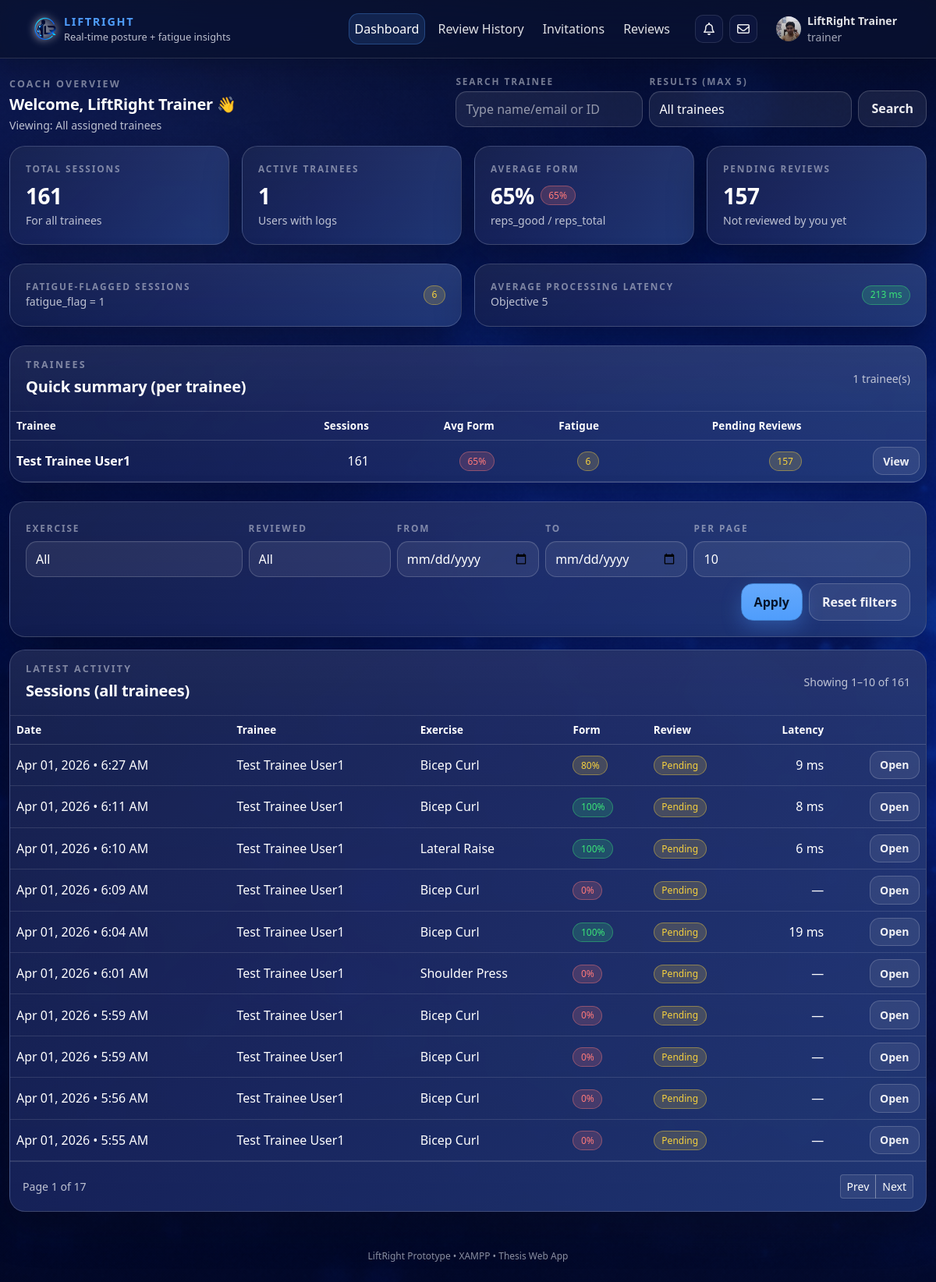
The app's page /web/coach/dashboard.php (signed in) with its own data.
### tables this page shows
CREATE TABLE `users` (
  `user_id` int NOT NULL,
  `full_name` varchar(120) NOT NULL,
  `email` varchar(190) NOT NULL,
  `password_hash` varchar(255) NOT NULL,
  `role` enum('user','trainer','admin') NOT NULL DEFAULT 'user',
  `age` int DEFAULT NULL,
  `birthdate` date DEFAULT NULL,
  `gender` enum('male','female','other','prefer_not_to_say') DEFAULT NULL,
  `bio` text,
  `profile_photo` varchar(255) DEFAULT NULL,
  `qualification` varchar(190) DEFAULT NULL,
  `years_experience` tinyint UNSIGNED DEFAULT NULL,
  `specializations` json DEFAULT NULL,
  `accepting_trainees` tinyint(1) NOT NULL DEFAULT '1',
  `created_at` timestamp NOT NULL DEFAULT CURRENT_TIMESTAMP,
  `last_login` timestamp NULL DEFAULT NULL,
  `trainer_id` int DEFAULT NULL,
  `account_status` enum('pending','approved','rejected','suspended') NOT NULL DEFAULT 'pending',
  `twofa_enabled` tinyint(1) NOT NULL DEFAULT '1',
  `failed_login_attempts` int NOT NULL DEFAULT '0',
  `lock_until` datetime DEFAULT NULL,
  `last_failed_login` timestamp NULL DEFAULT NULL,
  `email_verified_at` datetime DEFAULT NULL,
  `theme` varchar(30) NOT NULL DEFAULT 'default'
);

CREATE TABLE `training_logs` (
  `log_id` bigint NOT NULL,
  `user_id` int NOT NULL,
  `exercise_type` enum('bicep_curl','shoulder_press','lateral_raise') NOT NULL,
  `source_type` enum('upload','webcam') NOT NULL DEFAULT 'upload',
  `video_path` varchar(255) DEFAULT NULL,
  `result_json_path` varchar(255) DEFAULT NULL,
  `reps_total` int NOT NULL DEFAULT '0',
  `reps_good` int NOT NULL DEFAULT '0',
  `reps_bad` int NOT NULL DEFAULT '0',
  `form_error_count` int NOT NULL DEFAULT '0',
  `fatigue_flag` tinyint(1) NOT NULL DEFAULT '0',
  `started_at` timestamp NULL DEFAULT NULL,
  `finished_at` timestamp NULL DEFAULT NULL,
  `processing_ms` int DEFAULT NULL,
  `created_at` timestamp NOT NULL DEFAULT CURRENT_TIMESTAMP
);

### web/coach/dashboard.php (the view, shortened to what the rows shown need)
<?php
require_once __DIR__ . '/../config/config.php';
$trainer_id = (int)($_SESSION['user_id'] ?? 0);
function formatExercise(string $ex): string {
  return match($ex) {
    'shoulder_press' => 'Shoulder Press',
    'bicep_curl'     => 'Bicep Curl',
    'lateral_raise'  => 'Lateral Raise',
    default          => ucwords(str_replace('_',' ', $ex)),
  };
}
function formPct(int $good, int $total): int {
  return ($total > 0) ? (int)round(($good / $total) * 100) : 0;
}
function formBadge(int $pct): string {
  if ($pct >= 85) return 'lr-badge lr-badge-good';
  if ($pct >= 70) return 'lr-badge lr-badge-warning';
  return 'lr-badge lr-badge-danger';
}
function reviewedBadge(bool $reviewed): string {
  return $reviewed ? 'lr-badge lr-badge-good' : 'lr-badge lr-badge-warning';
}
$selected_trainee_id = isset($_GET['trainee_id']) ? (int)$_GET['trainee_id'] : 0;
$trainee_summary = [];
if ($selected_trainee_id === 0) {
  $stmt = $mysqli->prepare("
    SELECT
      u.user_id,
      u.full_name,
      COUNT(tl.log_id) AS sessions,
      SUM(tl.reps_good) AS sum_good,
      SUM(tl.reps_total) AS sum_total,
      SUM(CASE WHEN tl.fatigue_flag = 1 THEN 1 ELSE 0 END) AS fatigue_sessions,
      SUM(CASE WHEN er.review_id IS NULL AND tl.log_id IS NOT NULL THEN 1 ELSE 0 END) AS pending_reviews
    FROM users u
    LEFT JOIN training_logs tl ON tl.user_id = u.user_id
    LEFT JOIN expert_reviews er
      ON er.log_id = tl.log_id AND er.trainer_id = ?
    WHERE u.role = 'user'
      AND u.trainer_id = ?
    GROUP BY u.user_id, u.full_name
    ORDER BY u.full_name ASC
  ");
  $stmt->bind_param("ii", $trainer_id, $trainer_id);
  $stmt->execute();
  $res = $stmt->get_result();
  while ($r = $res->fetch_assoc()) $trainee_summary[] = $r;
}
$s_page = (int)($_GET['s_page'] ?? 1);
$s_per_page = (int)($_GET['s_per_page'] ?? 10);
$where = [];
$types = "";
$params = [];
$where[] = "u.trainer_id = ?";
$types .= "i";
$params[] = $trainer_id;
$reviewExistsSql = "
  EXISTS(
    SELECT 1 FROM expert_reviews er
    WHERE er.log_id = tl.log_id
      AND er.trainer_id = " . (int)$trainer_id . "
    LIMIT 1
  )
";
$whereSql = $where ? ("WHERE " . implode(" AND ", $where)) : "";
$s_offset = ($s_page - 1) * $s_per_page;
$recent = [];
$dataSql = "
  SELECT
    tl.log_id,
    tl.created_at,
    tl.exercise_type,
    tl.reps_total,
    tl.reps_good,
    tl.processing_ms,
    u.full_name AS trainee_name,
    $reviewExistsSql AS is_reviewed
  FROM training_logs tl
  JOIN users u ON u.user_id = tl.user_id
  $whereSql
  ORDER BY tl.created_at DESC
  LIMIT ? OFFSET ?
";
$types2 = $types . "ii";
$params2 = $params;
$params2[] = $s_per_page;
$params2[] = $s_offset;
$stmt = $mysqli->prepare($dataSql);
$stmt->bind_param($types2, ...$params2);
$stmt->execute();
$res = $stmt->get_result();
while ($r = $res->fetch_assoc()) $recent[] = $r;
function build_query(array $overrides = []): string {
  $q = $_GET;
  foreach ($overrides as $k => $v) {
    if ($v === null) unset($q[$k]);
    else $q[$k] = $v;
  }
  return http_build_query($q);
}
require __DIR__ . '/../includes/head.php';
?>
<body>
<?php require __DIR__ . '/../includes/navbar.php'; ?>
<div class="lr-page-wrapper">
  <div class="container lr-main-container py-4">
    <div class="row mb-3 align-items-center">
      <div class="col-md-7">
        <h1 class="lr-section-heading mb-1">Welcome, <?= h($full_name) ?> 👋</h1>
      </div>
    </div>
    <?php if ($selected_trainee_id === 0 && $trainee_summary): ?>
      <div class="lr-card mb-4">
        <div class="lr-card-body p-0">
          <div class="table-responsive">
            <table class="table table-hover align-middle mb-0 table-lr-dark">
              <thead>
                <tr>
                  <th>Trainee</th>
                  <th class="text-end">Sessions</th>
                  <th class="text-end">Avg Form</th>
                  <th class="text-end">Fatigue</th>
                  <th class="text-end">Pending Reviews</th>
                  <th class="text-end"></th>
                </tr>
              </thead>
              <tbody>
                <?php foreach ($trainee_summary as $t): ?>
                  <?php
                    $sum_total = (int)($t['sum_total'] ?? 0);
                    $sum_good  = (int)($t['sum_good'] ?? 0);
                    $avg = ($sum_total > 0) ? (int)round(($sum_good / $sum_total) * 100) : 0;
                    $p = (int)($t['pending_reviews'] ?? 0);
                  ?>
                  <tr>
                    <td class="fw-semibold"><?= h((string)$t['full_name']) ?></td>
                    <td class="text-end"><?= (int)($t['sessions'] ?? 0) ?></td>
                    <td class="text-end"><span class="<?= h(formBadge($avg)) ?>"><?= (int)$avg ?>%</span></td>
                    <td class="text-end"><span class="lr-badge lr-badge-warning"><?= (int)($t['fatigue_sessions'] ?? 0) ?></span></td>
                    <td class="text-end">
                      <span class="<?= $p > 0 ? 'lr-badge lr-badge-warning' : 'lr-badge lr-badge-good' ?>"><?= $p ?></span>
                    </td>
                    <td class="text-end">
                      <a class="btn btn-sm btn-outline-light"
                         href="<?= $BASE_URL ?>/coach/dashboard.php?<?= h(build_query(['trainee_id'=>(int)$t['user_id'], 'trainee_q'=>(string)$t['full_name'], 's_page'=>1])) ?>">
                        View
                      </a>
                    </td>
                  </tr>
                <?php endforeach; ?>
              </tbody>
            </table>
          </div>
        </div>
      </div>
    <?php endif; ?>
    <div class="lr-card">
      <div class="lr-card-body p-0">
        <div class="table-responsive">
          <table class="table table-hover align-middle mb-0 table-lr-dark">
            <thead>
              <tr>
                <th>Date</th>
                <th>Trainee</th>
                <th>Exercise</th>
                <th>Form</th>
                <th>Review</th>
                <th class="text-end">Latency</th>
                <th></th>
              </tr>
            </thead>
            <tbody>
              <?php if (!$recent): ?>
                <tr><td colspan="7" class="text-center py-4 lr-stat-subtext">No sessions found.</td></tr>
              <?php else: ?>
                <?php foreach ($recent as $s):
                  $pct = formPct((int)$s['reps_good'], (int)$s['reps_total']);
                  $reviewed = ((int)$s['is_reviewed'] === 1);
                ?>
                  <tr>
                    <td><?= h(date("M d, Y • g:i A", strtotime((string)$s['created_at']))) ?></td>
                    <td><?= h((string)$s['trainee_name']) ?></td>
                    <td><span class="lr-chip-exercise"><?= h(formatExercise((string)$s['exercise_type'])) ?></span></td>
                    <td><span class="<?= h(formBadge($pct)) ?>"><?= (int)$pct ?>%</span></td>
                    <td>
                      <span class="<?= h(reviewedBadge($reviewed)) ?>">
                        <?= $reviewed ? 'Reviewed' : 'Pending' ?>
                      </span>
                    </td>
                    <td class="text-end"><?= $s['processing_ms'] === null ? '—' : h((string)$s['processing_ms'] . ' ms') ?></td>
                    <td class="text-end">
                      <a class="btn btn-sm btn-outline-light"
                         href="<?= $BASE_URL ?>/coach/review-session.php?log_id=<?= (int)$s['log_id'] ?>">
                        Open
                      </a>
                    </td>
                  </tr>
                <?php endforeach; ?>
              <?php endif; ?>
            </tbody>
          </table>
        </div>
      </div>
    </div>
  </div>
</div>
<?php require __DIR__ . '/../includes/footer.php'; ?>

### web/includes/navbar.php (shortened to what the rows shown need)
<?php
global $BASE_URL;
global $mysqli;
$role = $_SESSION['role'] ?? null;
$full_name = $_SESSION['full_name'] ?? null;
$user_id = (int)($_SESSION['user_id'] ?? 0);
$profile_photo = null;
if ($user_id > 0 && isset($mysqli) && $mysqli instanceof mysqli) {
  $stmt = $mysqli->prepare("SELECT profile_photo FROM users WHERE user_id = ? LIMIT 1");
  $stmt->bind_param("i", $user_id);
  $stmt->execute();
  $row = $stmt->get_result()->fetch_assoc();
  if ($row && !empty($row['profile_photo'])) {
    $profile_photo = (string)$row['profile_photo'];
  }
}
?>
<nav class="navbar navbar-expand-lg fixed-top liftright-navbar">
  <div class="container">
    <div class="collapse navbar-collapse" id="lrNav">
      <ul class="navbar-nav ms-auto align-items-lg-center gap-lg-2">
        <?php if (!$role): ?>
          <li class="nav-item"><a class="nav-link" href="<?= $BASE_URL ?>/login.php">Login</a></li>
          <li class="nav-item"><a class="btn btn-primary btn-sm" href="<?= $BASE_URL ?>/register.php">Create account</a></li>
        <?php else: ?>
          <li class="nav-item dropdown ms-lg-2">
            <a class="nav-link d-flex align-items-center gap-2"
               href="#"
               role="button"
               data-bs-toggle="dropdown"
               aria-expanded="false">
              <?php
                $avatarSrc = '';
                if (!empty($profile_photo)) {
                  $avatarSrc = $BASE_URL . '/' . ltrim((string)$profile_photo, '/');
                }
              ?>
              <div class="avatar-circle" style="overflow:hidden; display:flex; align-items:center; justify-content:center;">
                <?php if ($avatarSrc): ?>
                  <img src="<?= h($avatarSrc) ?>" alt="Profile photo"
                      style="width:100%;height:100%;object-fit:cover;display:block;">
                <?php else: ?>
                  <?= h(initials((string)$full_name)) ?>
                <?php endif; ?>
              </div>
            </a>
          </li>
        <?php endif; ?>
      </ul>
    </div>
  </div>
</nav>

### records on screen
users: profile_photo (picture)
users: full_name "Test Trainee User1", sessions "161", avg "65", fatigue_sessions "6", p "157"
training_logs: created_at "Apr 01, 2026 • 6:27 AM", user.full_name "Test Trainee User1", exercise_type "Bicep Curl", pct "80", processing_ms "9 ms"
training_logs: created_at "Apr 01, 2026 • 6:11 AM", user.full_name "Test Trainee User1", exercise_type "Bicep Curl", pct "100", processing_ms "8 ms"
training_logs: created_at "Apr 01, 2026 • 6:10 AM", user.full_name "Test Trainee User1", exercise_type "Lateral Raise", pct "100", processing_ms "6 ms"
training_logs: created_at "Apr 01, 2026 • 6:09 AM", user.full_name "Test Trainee User1", exercise_type "Bicep Curl", pct "0"
training_logs: created_at "Apr 01, 2026 • 6:04 AM", user.full_name "Test Trainee User1", exercise_type "Bicep Curl", pct "100", processing_ms "19 ms"
training_logs: created_at "Apr 01, 2026 • 6:01 AM", user.full_name "Test Trainee User1", exercise_type "Shoulder Press", pct "0"
training_logs: created_at "Apr 01, 2026 • 5:59 AM", user.full_name "Test Trainee User1", exercise_type "Bicep Curl", pct "0"
training_logs: created_at "Apr 01, 2026 • 5:59 AM", user.full_name "Test Trainee User1", exercise_type "Bicep Curl", pct "0"
training_logs: created_at "Apr 01, 2026 • 5:56 AM", user.full_name "Test Trainee User1", exercise_type "Bicep Curl", pct "0"
training_logs: created_at "Apr 01, 2026 • 5:55 AM", user.full_name "Test Trainee User1", exercise_type "Bicep Curl", pct "0"

### other values on screen
$full_name "LiftRight Trainer"
$role "trainer"
$stats['total_sessions'] "161"
$stats['total_users'] "1"
$stats['avg_form'] "65"
$stats['pending_reviews'] "157"
$stats['fatigue_sessions'] "6"
count($trainee_summary) "1"
$s_offset + 1 "1"
min($s_offset + $s_per_page, $total_sessions_rows) "10"
$total_sessions_rows "161"
$s_page "1"
$s_total_pages "17"
form field s_per_page "10"
